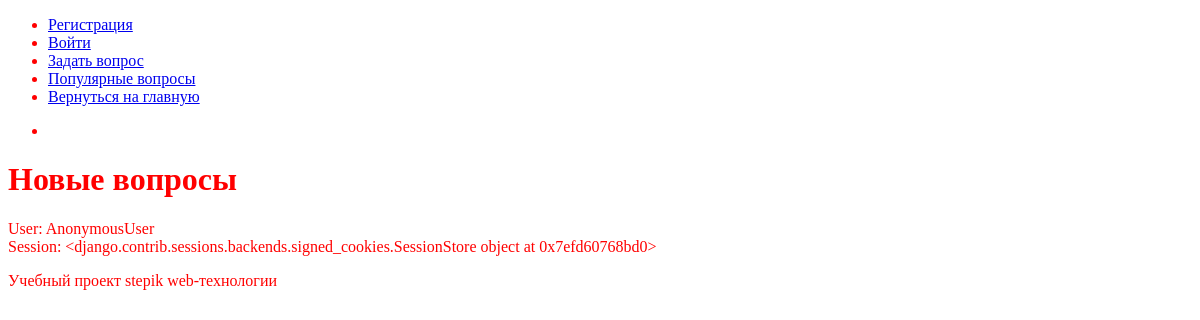
The app's page /, older data.
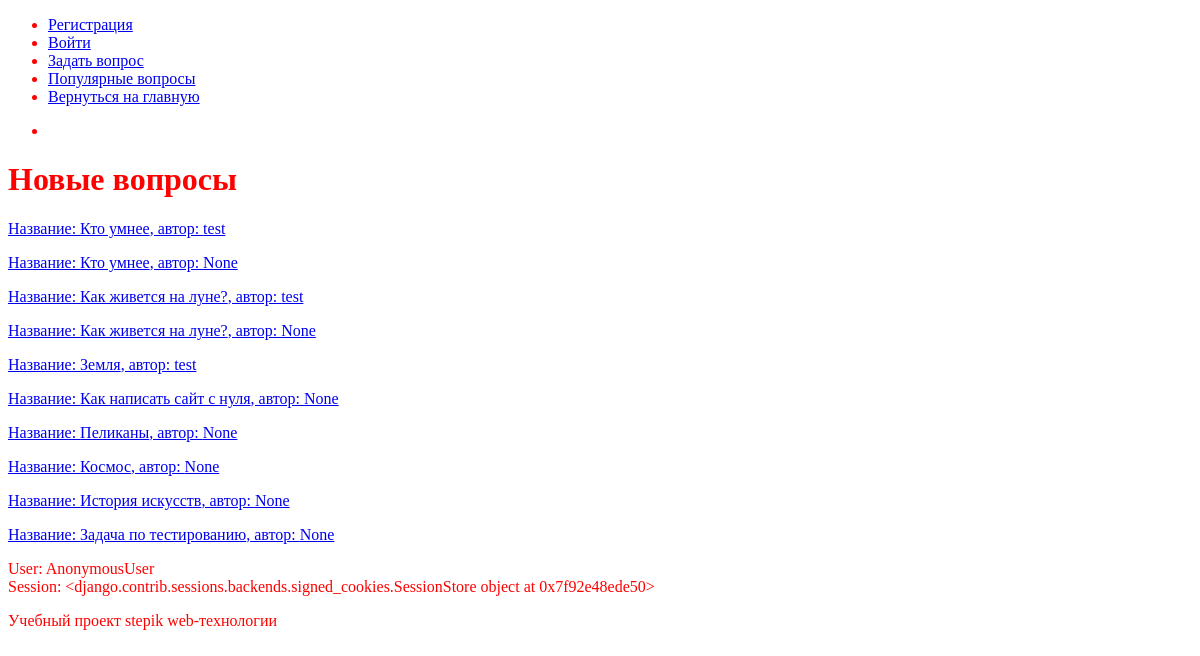
The same page, newer data.
### qa/models.py (models this page shows)
class Question(models.Model):
    objects=QuestionManager()
    title = models.CharField(max_length=1024)
    text = models.TextField()
    added_at = models.DateField(auto_now_add=True)
    rating = models.IntegerField(default=0)
    author = models.ForeignKey(User, null=True, on_delete=models.SET_NULL)
    likes = models.ManyToManyField(User, related_name='question_like_user')
    def __str__(self):
        return self.title
    def get_url(self):
        return "/question/{}/".format(self.id)

### qa/views.py (the view)
# urls.py: path(r'', newQuestions, name='main'),
def newQuestions(request):
    questions = Question.objects.new()
    return pagInt(request, questions, title='Новые вопросы')

### qa/models.py (called while the page is built)
    def new(self):
        return self.order_by('-id')

### qa/views.py (called while the page is built)
def pagInt(request, questions, title):
    try:
        page = int(request.GET.get("page"))
    except ValueError:
        page = 1
    except TypeError:
        page = 1
    paginator = Paginator(questions, 10)
    page = paginator.page(page)
    return render(request, 'questions.html',
                  {'title': title,
                   'paginator': paginator,
                   'questions': page.object_list,
                   'page': page,
                   'user': request.user,
                   'session': request.session, })

### templates/questions.html (shortened to what this page needs)
{% extends "base.html" %}
  {% block link_home %}
    <a href="/" class="main_page-link">Вернуться на главную</a>
  {% endblock %}
  {% block content %}
  <div class="list_questions_wrap">
    {% for question in questions %}
        <p><a href="{{ question.get_url }}">Название: {{ question }}, автор: {{ question.author }}</a></p>
    {% endfor %}
  </div>
  {% endblock %}

### templates/base.html (shortened to what this page needs)
<!DOCTYPE html>
{% load staticfiles %}
<html lang="ru" dir="ltr">
  <head>
    <link rel="stylesheet" href="{% static 'css/style.css' %}">
  </head>
  <body>
    <div class="wrap">
      <header class="header">
        <nav class="nav">
          <ul class="nav-list">
            <li class="nav-list_item"><a  class="nav-list__link" href="/signup/">Регистрация</a></li>
            {% if user.username == "" %}
              <li class="nav-list_item"><a class="nav-list__link" href="/login/">Войти</a></li>
            {% else %}
              <li class="nav-list_item"><a class="nav-list__link" href="/logout/">Выйти из "{{ user.username }}"</a></li>
            {% endif %}
            <li class="nav-list_item"><a  class="nav-list__link" href="/ask/">Задать вопрос</a></li>
            <li class="nav-list_item"><a  class="nav-list__link" href="/popular/">Популярные вопросы</a></li>
            <li class="main_page">{% block link_home %}{% endblock %}</li>
          </ul>
          <ul class="nav-list nav-list__admin">
            <li class="nav-list_item nav-list_item__admin"><a class="nav-list__link nav-list__link-admin" href="/admin/"></a></li>
          </ul>
        </nav>
      </header>
      <div class="content">
        <h1>{{ title }}</h1>
        {% block content %}
        {% endblock %}
        <div class="users_info">
          <div>User: {{ user }}</div>
          <div>Session: {{ session }}</div>
        </div>
      </div>
      <footer class="footer">
        {% block footer %}
        <p>Учебный проект stepik web-технологии</p>
        {% endblock %}
      </footer>
    </div>
  </body>
</html>

### static/css/style.css (style rules this page uses)
body { color: red; }

Row changes from the older to the newer data that the page shows:
added Question: title "Кто умнее", author "test"
added Question: title "Кто умнее", author "None"
added Question: title "Как живется на луне?", author "test"
added Question: title "Как живется на луне?", author "None"
added Question: title "Земля", author "test"
added Question: title "Как написать сайт с нуля", author "None"
added Question: title "Пеликаны", author "None"
added Question: title "Космос", author "None"
added Question: title "История искусств", author "None"
added Question: title "Задача по тестированию", author "None"
Text that changed along with them:
{{ session }}: "<django.contrib.sessions.backends.signed_cookies.SessionStore object at 0x7efd60768bd0>" → "<django.contrib.sessions.backends.signed_cookies.SessionStore object at 0x7f92e48ede50>"
